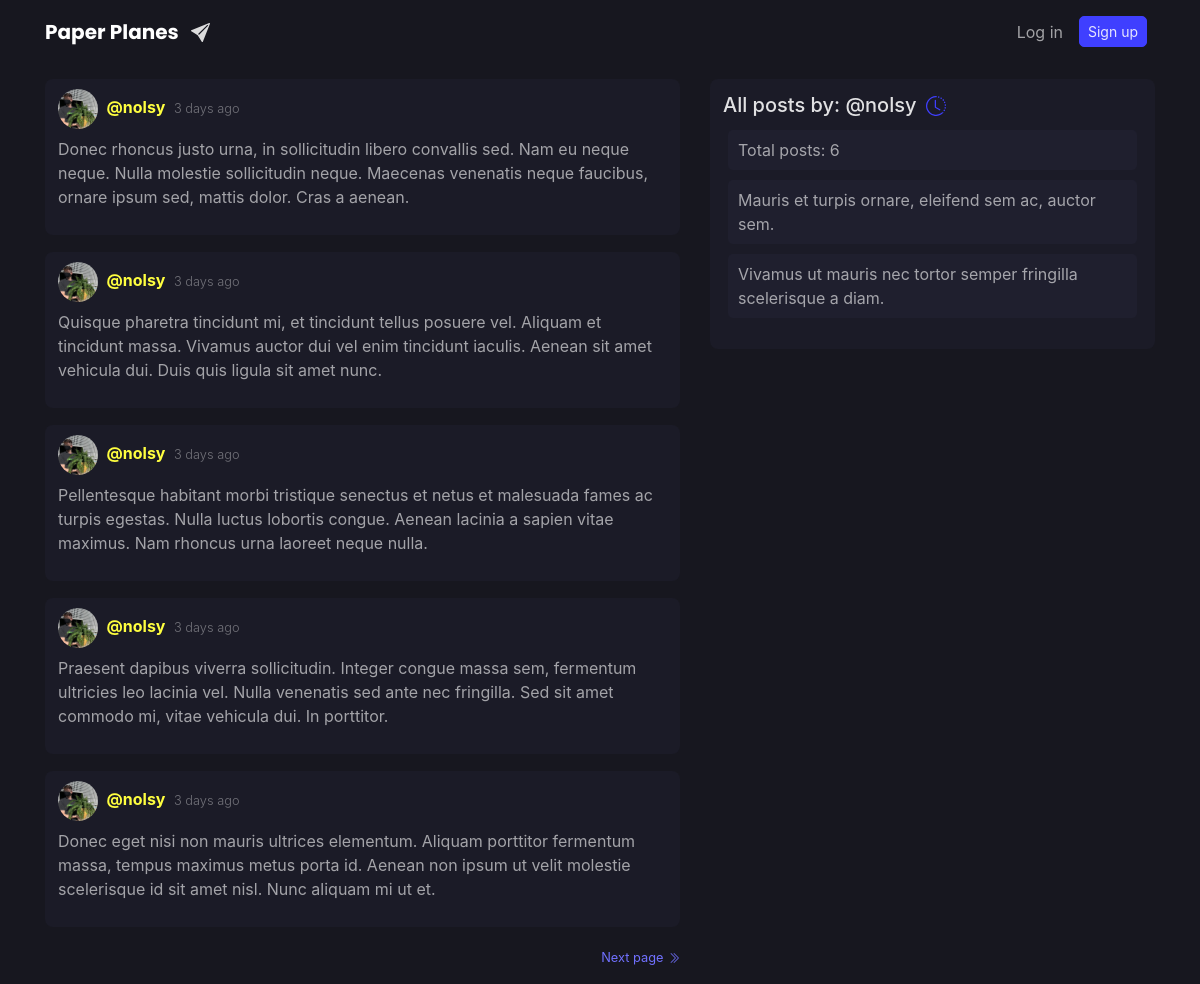
Screenshot of /user/nolsy with the database file from the repository.
### application/models.py (models this page shows, shortened)
class Post(db.Model):
    id = db.Column(db.Integer, primary_key=True)
    content = db.Column(db.Text(300), nullable=False)
    date_posted = db.Column(db.DateTime, nullable=False,
                            default=datetime.utcnow)
    edited = db.Column(db.Boolean, nullable=False, default=False)
    user_id = db.Column(db.Integer, db.ForeignKey('user.id'), nullable=False)

class User(db.Model, UserMixin):
    id = db.Column(db.Integer, primary_key=True)
    username = db.Column(db.String(8), unique=True, nullable=False)
    email = db.Column(db.String(254), unique=True, nullable=False)
    image_file = db.Column(db.String(20), nullable=False,
                           default='default.jpg')
    password = db.Column(db.String(60), nullable=False)
    date_joined = db.Column(db.DateTime, nullable=False,
                            default=datetime.utcnow)
    posts = db.relationship('Post', backref='author', lazy=True)

### application/routes.py (the view)
@blueprint.route("/user/<string:username>")
def user_posts(username):
    user = User.query.filter_by(username=username).first_or_404()
    page = request.args.get('page', 1, type=int)
    posts = Post.query.filter_by(author=user).order_by(
        Post.date_posted.desc()).paginate(page=page, per_page=5)
    return render_template('user_posts.html', title=f'@{username}', posts=posts, user=user, elapsed_time=elapsed_time)

### application/templates/user_posts.html (shortened to what this page needs)
{% extends "base.html" %}
{% block content %}
{% for post in posts.items %}
<article class="media content-section">
    <div class="w-100">
        <img class="rounded-circle article-img" src="{{ url_for('static', filename='profile_pics/' + post.author.image_file) }}">
        <a class="mr-1 secondary-colour font-weight-bold post-username" href="{{ url_for('routes.user_posts', username=post.author.username) }}">@{{ post.author.username }}</a>
        <small class="font-weight-light">{{ elapsed_time(post) }}</small>
        {% if post.author == current_user %}
        <p class="post-content mb-0 mt-2">{{ post.content }}</p>
        <div class="float-right">
            <small class="mb-0">
                <a href="{{ url_for('post.edit_post', post_id=post.id) }}">
                    <svg xmlns="http://www.w3.org/2000/svg" width="14" height="14" class="bi bi-pencil-fill" viewBox="0 0 16 16" id="svg-edit">
                        <path d="M12.854.146a.5.5 0 0 0-.707 0L10.5 1.793 14.207 5.5l1.647-1.646a.5.5 0 0 0 0-.708l-3-3zm.646 6.061L9.793 2.5 3.293 9H3.5a.5.5 0 0 1 .5.5v.5h.5a.5.5 0 0 1 .5.5v.5h.5a.5.5 0 0 1 .5.5v.5h.5a.5.5 0 0 1 .5.5v.207l6.5-6.5zm-7.468 7.468A.5.5 0 0 1 6 13.5V13h-.5a.5.5 0 0 1-.5-.5V12h-.5a.5.5 0 0 1-.5-.5V11h-.5a.5.5 0 0 1-.5-.5V10h-.5a.499.499 0 0 1-.175-.032l-.179.178a.5.5 0 0 0-.11.168l-2 5a.5.5 0 0 0 .65.65l5-2a.5.5 0 0 0 .168-.11l.178-.178z" />
                    </svg>
                </a>
            </small>
        </div>
        {% else %}
        <p class="post-content mt-2">{{ post.content }}</p>
        {% endif %}
    </div>
</article>
{% endfor %}
{% for page_num in posts.iter_pages(left_edge=0, right_edge=0, left_current=1, right_current=2) %}
{% if page_num and page_num > posts.page %}
{% if page_num > posts.page %}
<a class="soft-primary-colour float-right mb-3" href="{{ url_for('routes.user_posts', username=user.username, page=page_num) }}">
    <small class="soft-primary-colour">Next page</small>
</a>
{% endif %}
{% endif %}
{% endfor %}
{% endblock content %}
{% block sidebar %}
<div class="col-md-5">
    <div class="content-section">
        <div class="align-middle mt-1">
            <h5 class="heading-title">All posts by: @{{ user.username }}</h5>
        </div>
        <ul class="list-group">
            <a href="#">
                <li class="sidebar-list d-flex justify-content-between align-items-center">
                    Total posts: {{ posts.total }}
                </li>
            </a>
            <a href="#">
                <li class="sidebar-list d-flex justify-content-between align-items-center">
                    Mauris et turpis ornare, eleifend sem ac, auctor sem.
                </li>
            </a>
            <a href="#">
                <li class="sidebar-list d-flex justify-content-between align-items-center">
                    Vivamus ut mauris nec tortor semper fringilla scelerisque a diam.
                </li>
            </a>
        </ul>
    </div>
</div>
{% endblock sidebar %}

### application/static/CSS/style.css (style rules this page uses)
:root { --primary: #3f3fff; --secondary: #ffff3f; --background: #17171f; --component: #1b1b27; --surface: #1f1f2e; --soft-primary: #7171ff; --high-emphasis: rgb(255, 255, 255, 0.87); --medium-emphasis: rgb(255, 255, 255, 0.60); --disable: rgb(255, 255, 255, 0.38); --outer-radius: 8px; --inner-radius: 5px; --hover-opacity: 0.90; }
body { background: var(--background); }
h1, h2, h3, h4, h5, h6 { color: var(--high-emphasis); }
p, legend { color: var(--medium-emphasis); }
small { color: var(--disable); }
.content-section { background: var(--component); padding: 10px 13px; border-radius: var(--outer-radius); margin-bottom: 17px; }
.post-content { white-space: pre-line; word-wrap: break-word; overflow-wrap: break-word; }
.sidebar-list { padding: 8px 10px; margin: 5px; border-radius: var(--inner-radius); list-style-type: none; color: var(--medium-emphasis); background-color: var(--surface); }
.heading-title { margin-right: 5px; display: inline-block; }
.article-img { height: 40px; width: 40px; margin-right: 4px; }
.soft-primary-colour { color: var(--soft-primary); }
.secondary-colour { color: var(--secondary); }

### rows the page displays
Post: image_file (picture), author.username "nolsy", date_posted "3 days ago", content "Donec rhoncus justo urna, in sollicitudin libero convallis sed. Nam eu neque neque. Nulla molestie sollicitudin neque. Maecenas venenatis neque faucibus, ornare ipsum sed, mattis dolor. Cras a aenean."
Post: image_file (picture), author.username "nolsy", date_posted "3 days ago", content "Quisque pharetra tincidunt mi, et tincidunt tellus posuere vel. Aliquam et tincidunt massa. Vivamus auctor dui vel enim tincidunt iaculis. Aenean sit amet vehicula dui. Duis quis ligula sit amet nunc."
Post: image_file (picture), author.username "nolsy", date_posted "3 days ago", content "Pellentesque habitant morbi tristique senectus et netus et malesuada fames ac turpis egestas. Nulla luctus lobortis congue. Aenean lacinia a sapien vitae maximus. Nam rhoncus urna laoreet neque nulla."
Post: image_file (picture), author.username "nolsy", date_posted "3 days ago", content "Praesent dapibus viverra sollicitudin. Integer congue massa sem, fermentum ultricies leo lacinia vel. Nulla venenatis sed ante nec fringilla. Sed sit amet commodo mi, vitae vehicula dui. In porttitor."
Post: image_file (picture), author.username "nolsy", date_posted "3 days ago", content "Donec eget nisi non mauris ultrices elementum. Aliquam porttitor fermentum massa, tempus maximus metus porta id. Aenean non ipsum ut velit molestie scelerisque id sit amet nisl. Nunc aliquam mi ut et."
User: username "nolsy"

### other values shown
{{ posts.total }} "6"
